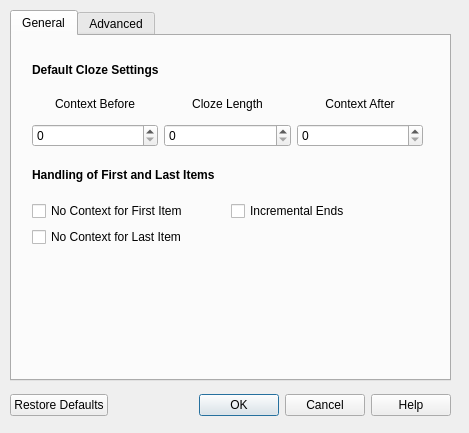
<?xml version="1.0" encoding="UTF-8"?>
<ui version="4.0">
 <class>Dialog</class>
 <widget class="QDialog" name="Dialog">
  <property name="geometry">
   <rect>
    <x>0</x>
    <y>0</y>
    <width>469</width>
    <height>433</height>
   </rect>
  </property>
  <property name="minimumSize">
   <size>
    <width>424</width>
    <height>430</height>
   </size>
  </property>
  <property name="windowTitle">
   <string>Cloze Generator Options</string>
  </property>
  <widget class="QDialogButtonBox" name="buttonBox">
   <property name="geometry">
    <rect>
     <x>10</x>
     <y>390</y>
     <width>441</width>
     <height>31</height>
    </rect>
   </property>
   <property name="orientation">
    <enum>Qt::Horizontal</enum>
   </property>
   <property name="standardButtons">
    <set>QDialogButtonBox::Cancel|QDialogButtonBox::Help|QDialogButtonBox::Ok|QDialogButtonBox::RestoreDefaults</set>
   </property>
  </widget>
  <widget class="QTabWidget" name="tabWidget">
   <property name="geometry">
    <rect>
     <x>10</x>
     <y>10</y>
     <width>441</width>
     <height>371</height>
    </rect>
   </property>
   <property name="currentIndex">
    <number>0</number>
   </property>
   <widget class="QWidget" name="tab">
    <attribute name="title">
     <string>General</string>
    </attribute>
    <widget class="QWidget" name="gridLayoutWidget">
     <property name="geometry">
      <rect>
       <x>10</x>
       <y>120</y>
       <width>411</width>
       <height>91</height>
      </rect>
     </property>
     <layout class="QGridLayout" name="gridLayout_2">
      <property name="leftMargin">
       <number>10</number>
      </property>
      <property name="rightMargin">
       <number>10</number>
      </property>
      <item row="1" column="0">
       <widget class="QCheckBox" name="cb_ncf">
        <property name="toolTip">
         <string>Don't provide any context cues for first cloze item</string>
        </property>
        <property name="text">
         <string>No Context for First Item</string>
        </property>
       </widget>
      </item>
      <item row="0" column="0" colspan="2">
       <widget class="QLabel" name="label_10">
        <property name="text">
         <string>&lt;b&gt;Handling of First and Last Items&lt;/b&gt;</string>
        </property>
       </widget>
      </item>
      <item row="2" column="0">
       <widget class="QCheckBox" name="cb_ncl">
        <property name="toolTip">
         <string>Don't provide any context cues for last cloze item</string>
        </property>
        <property name="text">
         <string>No Context for Last Item</string>
        </property>
       </widget>
      </item>
      <item row="1" column="1">
       <widget class="QCheckBox" name="cb_incr">
        <property name="toolTip">
         <string>For notes that have multiple clozes revealed per card,&lt;br&gt;gradually build up to full reveal count at the start,&lt;br&gt;and vice-versa in the end</string>
        </property>
        <property name="text">
         <string>Incremental Ends</string>
        </property>
       </widget>
      </item>
     </layout>
    </widget>
    <widget class="QWidget" name="gridLayoutWidget_2">
     <property name="geometry">
      <rect>
       <x>10</x>
       <y>20</y>
       <width>411</width>
       <height>91</height>
      </rect>
     </property>
     <layout class="QGridLayout" name="gridLayout_3">
      <property name="leftMargin">
       <number>10</number>
      </property>
      <property name="rightMargin">
       <number>10</number>
      </property>
      <item row="2" column="0">
       <widget class="QSpinBox" name="sb_before">
        <property name="toolTip">
         <string>Number of context cues before the prompt</string>
        </property>
       </widget>
      </item>
      <item row="0" column="0" colspan="2">
       <widget class="QLabel" name="label_11">
        <property name="text">
         <string>&lt;b&gt;Default Cloze Settings&lt;/b&gt;</string>
        </property>
       </widget>
      </item>
      <item row="2" column="2">
       <widget class="QSpinBox" name="sp_after">
        <property name="toolTip">
         <string>Number of context cues after the prompt</string>
        </property>
       </widget>
      </item>
      <item row="2" column="1">
       <widget class="QSpinBox" name="sp_cloze">
        <property name="toolTip">
         <string>Number of items to prompt for per card</string>
        </property>
       </widget>
      </item>
      <item row="1" column="0">
       <widget class="QLabel" name="label_12">
        <property name="text">
         <string>Context Before</string>
        </property>
        <property name="alignment">
         <set>Qt::AlignCenter</set>
        </property>
       </widget>
      </item>
      <item row="1" column="1">
       <widget class="QLabel" name="label_13">
        <property name="text">
         <string>Cloze Length</string>
        </property>
        <property name="alignment">
         <set>Qt::AlignCenter</set>
        </property>
       </widget>
      </item>
      <item row="1" column="2">
       <widget class="QLabel" name="label_14">
        <property name="text">
         <string>Context After</string>
        </property>
        <property name="alignment">
         <set>Qt::AlignCenter</set>
        </property>
       </widget>
      </item>
     </layout>
    </widget>
   </widget>
   <widget class="QWidget" name="tab_2">
    <attribute name="title">
     <string>Advanced</string>
    </attribute>
    <widget class="QWidget" name="formLayoutWidget">
     <property name="geometry">
      <rect>
       <x>0</x>
       <y>10</y>
       <width>421</width>
       <height>306</height>
      </rect>
     </property>
     <layout class="QGridLayout" name="gridLayout">
      <item row="4" column="1">
       <widget class="QLabel" name="label_5">
        <property name="text">
         <string>Remarks</string>
        </property>
       </widget>
      </item>
      <item row="1" column="2">
       <widget class="QLineEdit" name="le_og">
        <property name="toolTip">
         <string>Define a custom name for the field in question</string>
        </property>
       </widget>
      </item>
      <item row="5" column="1">
       <widget class="QLabel" name="label_6">
        <property name="text">
         <string>Sources</string>
        </property>
       </widget>
      </item>
      <item row="8" column="2">
       <widget class="QLineEdit" name="le_fl">
        <property name="toolTip">
         <string>Define a custom name for the field in question</string>
        </property>
       </widget>
      </item>
      <item row="0" column="1" colspan="2">
       <widget class="QLabel" name="label_2">
        <property name="text">
         <string>&lt;b&gt;Field Names&lt;/b&gt;</string>
        </property>
        <property name="textFormat">
         <enum>Qt::AutoText</enum>
        </property>
       </widget>
      </item>
      <item row="5" column="2">
       <widget class="QLineEdit" name="le_sc">
        <property name="toolTip">
         <string>Define a custom name for the field in question</string>
        </property>
       </widget>
      </item>
      <item row="6" column="1">
       <widget class="QLabel" name="label_7">
        <property name="text">
         <string>Settings</string>
        </property>
       </widget>
      </item>
      <item row="1" column="1">
       <widget class="QLabel" name="label_3">
        <property name="text">
         <string>Original</string>
        </property>
       </widget>
      </item>
      <item row="7" column="2">
       <widget class="QLineEdit" name="le_tx">
        <property name="toolTip">
         <string>Define a custom name for the field in question</string>
        </property>
       </widget>
      </item>
      <item row="3" column="2">
       <widget class="QLineEdit" name="le_tt">
        <property name="toolTip">
         <string>Define a custom name for the field in question</string>
        </property>
       </widget>
      </item>
      <item row="6" column="2">
       <widget class="QLineEdit" name="le_st">
        <property name="toolTip">
         <string>Define a custom name for the field in question</string>
        </property>
       </widget>
      </item>
      <item row="7" column="1">
       <widget class="QLabel" name="label_8">
        <property name="text">
         <string>Text</string>
        </property>
       </widget>
      </item>
      <item row="3" column="1">
       <widget class="QLabel" name="label_4">
        <property name="text">
         <string>Title</string>
        </property>
       </widget>
      </item>
      <item row="1" column="0">
       <widget class="QLabel" name="label">
        <property name="text">
         <string/>
        </property>
       </widget>
      </item>
      <item row="8" column="1">
       <widget class="QLabel" name="label_9">
        <property name="text">
         <string>Full</string>
        </property>
       </widget>
      </item>
      <item row="9" column="1" colspan="2">
       <widget class="QLabel" name="label_15">
        <property name="text">
         <string>&lt;b&gt;Custom Note Type&lt;/b&gt;</string>
        </property>
       </widget>
      </item>
      <item row="4" column="2">
       <widget class="QLineEdit" name="le_rk">
        <property name="toolTip">
         <string>Define a custom name for the field in question</string>
        </property>
       </widget>
      </item>
      <item row="10" column="1">
       <widget class="QLabel" name="label_16">
        <property name="text">
         <string>Name</string>
        </property>
       </widget>
      </item>
      <item row="10" column="2">
       <widget class="QLineEdit" name="le_model">
        <property name="toolTip">
         <string>Name of custom note type to use instead of the default one</string>
        </property>
       </widget>
      </item>
     </layout>
    </widget>
   </widget>
  </widget>
 </widget>
 <resources/>
 <connections>
  <connection>
   <sender>buttonBox</sender>
   <signal>accepted()</signal>
   <receiver>Dialog</receiver>
   <slot>accept()</slot>
   <hints>
    <hint type="sourcelabel">
     <x>228</x>
     <y>404</y>
    </hint>
    <hint type="destinationlabel">
     <x>157</x>
     <y>274</y>
    </hint>
   </hints>
  </connection>
  <connection>
   <sender>buttonBox</sender>
   <signal>rejected()</signal>
   <receiver>Dialog</receiver>
   <slot>reject()</slot>
   <hints>
    <hint type="sourcelabel">
     <x>296</x>
     <y>410</y>
    </hint>
    <hint type="destinationlabel">
     <x>286</x>
     <y>274</y>
    </hint>
   </hints>
  </connection>
 </connections>
</ui>
